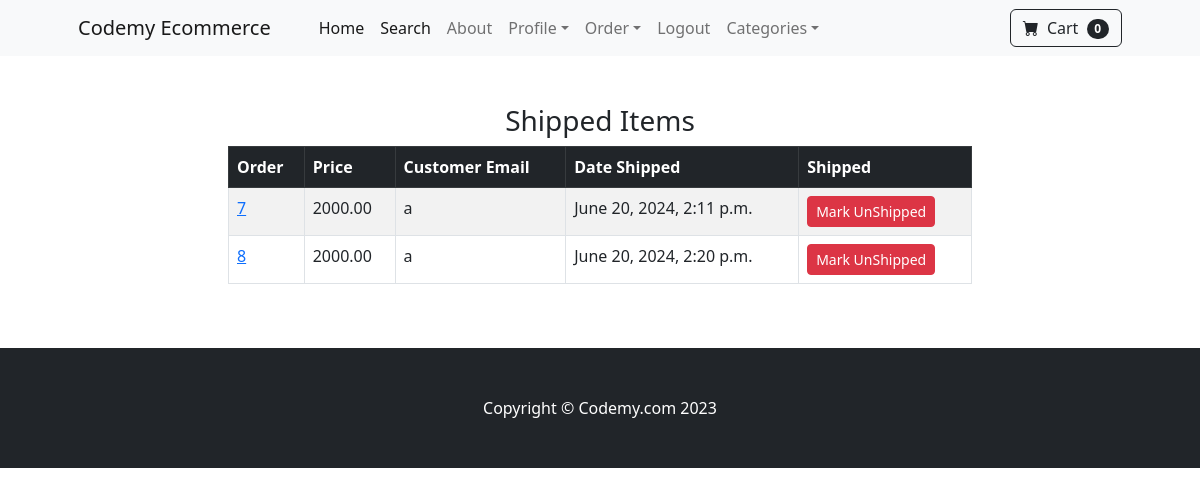
The page /payment/shipped_dash (signed in) on the database its author committed.
### payment/models.py (models this page shows, shortened)
class Order(models.Model):
    user = models.ForeignKey(User,on_delete=models.CASCADE,blank=True,null=True)
    full_name = models.CharField(max_length=250)
    email = models.EmailField(max_length=250)
    shipping_address = models.TextField(max_length=15000)
    amount_paid = models.DecimalField(max_digits=8,decimal_places=2)
    date_ordered = models.DateTimeField(auto_now_add=True)
    shipped = models.BooleanField(default=False)
    date_shipped = models.DateTimeField(blank=True,null=True)

### payment/views.py (the view, shortened to what this page needs)
# urls.py: path('shipped_dash', views.shipped_dash,name="shipped_dash"),
def shipped_dash(request):
    if request.user.is_authenticated and request.user.is_superuser:
        orders = Order.objects.filter(shipped=True)
        return render(request,"payment/shipped_dash.html",{'orders':orders})
    else:
        messages.success(request, "Order Denied")
        return redirect('home')

### cart/cart.py (called while the page is built)
    def __len__(self):
        return len(self.cart)

### cart/context_processors.py (called while the page is built)
def cart(request):
    return {'cart':Cart(request)}

### payment/templates/payment/shipped_dash.html (shortened to what this page needs)
{% extends 'base.html' %}
{% block content %}
<br><br>
    <div class="container">
        <div class="row">
            <center>
                <div class="col-8">
                   <h3>Shipped Items</h3>
                   <table class="table table-striped table-hover table-bordered">
                    <thead class="table-dark">
                      <tr>
                        <th scope="col">Order</th>
                        <th scope="col">Price</th>
                        <th scope="col">Customer Email</th>
                        <th scope="col">Date Shipped</th>
                        <th scope="col">Shipped</th>
                      </tr>
                    </thead>
                    <tbody>
                    {% for item in orders %}
                      <tr>
                        <td><a href="{% url 'orders' item.id %}">{{item.id}}</a></td>
                        <td>{{ item.amount_paid}}</td>
                        <td>{{ item.email}}</td>
                        <td>{{ item.date_shipped}}</td>
                        <td>
                        <form method="POST">
                          <button type="Submit" class="btn btn-danger btn-sm">Mark UnShipped</button>
                        </form>
                      </td>
                      </tr>
                    {% endfor %}
                    </tbody>
                  </table>
                </div>
            </center>
        </div>
    </div>
<br><br>
{% endblock content %}

### rows shown on the page
Order: id "7", amount_paid "2000.00", email "a", date_shipped "June 20, 2024, 2:11 p.m."
Order: id "8", amount_paid "2000.00", email "a", date_shipped "June 20, 2024, 2:20 p.m."

### other values the page prints
{{ cart|length }} "0"
